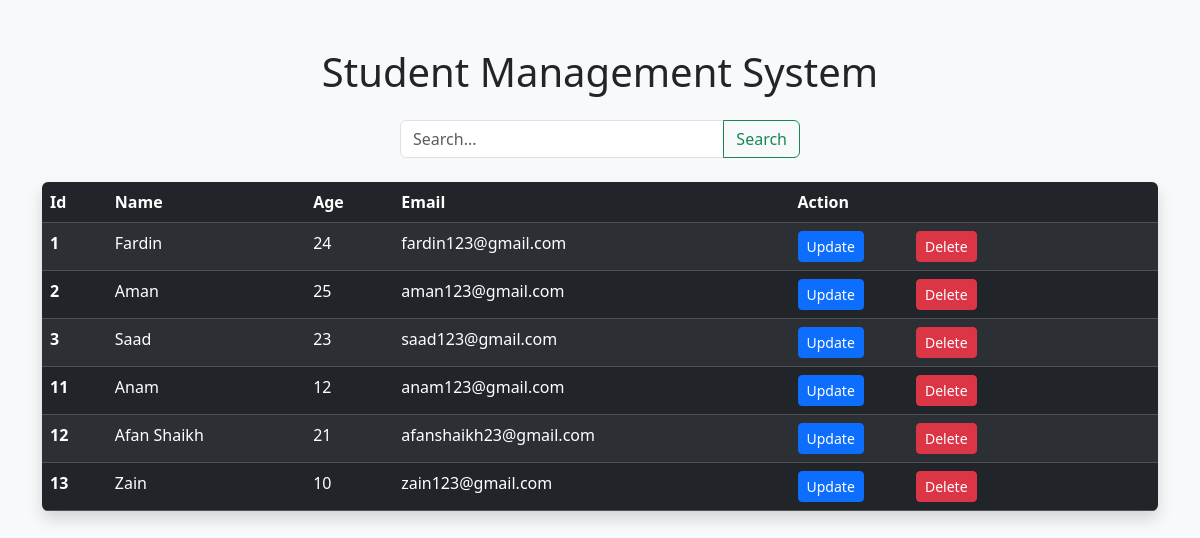
The page /students/ on the database as committed earlier.
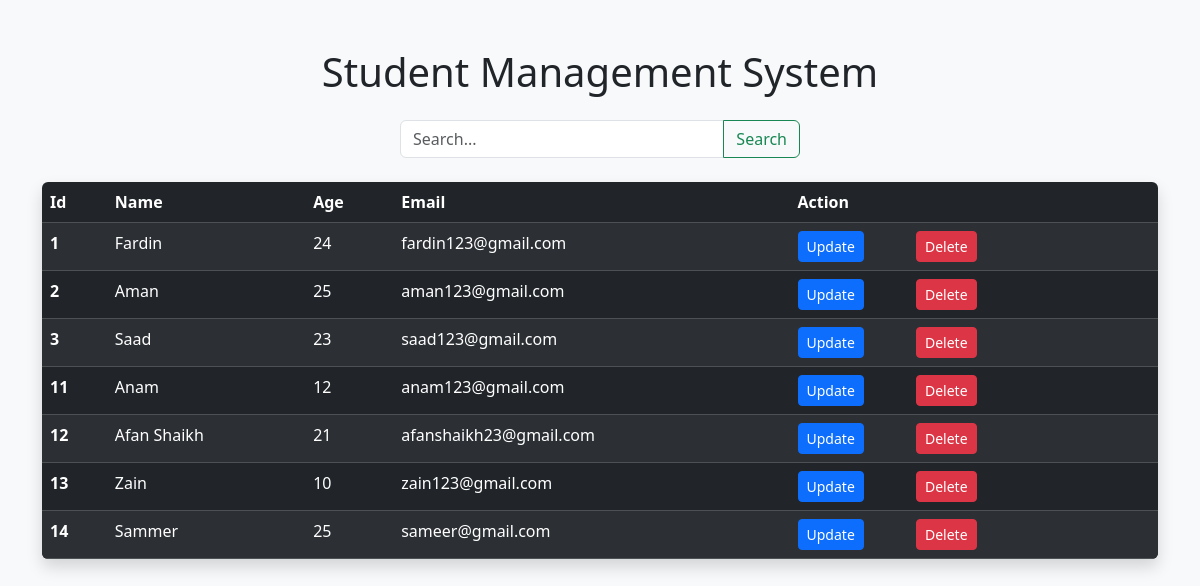
The same page on the database as committed later.
### students/models.py (models this page shows, shortened)
class Student(models.Model):
    name = models.CharField(max_length=100)
    age = models.IntegerField()
    email = models.EmailField()
    class Meta:
        verbose_name_plural = "Students"

### students/views.py (the view, shortened to what this page needs)
# urls.py: path("", views.index, name='index'),
def index(request):
    students = Student.objects.all()
    return render(request, 'index.html', { 'students': students })

### students/templates/index.html (shortened to what this page needs)
 <!doctype html>
<html lang="en">
  <head>
    <link href="https://cdn.jsdelivr.net/npm/bootstrap@5.3.3/dist/css/bootstrap.min.css" rel="stylesheet">
  </head>
  <body class="bg-light">
    <div class="container py-5">
      <h1 class="text-center mb-4">Student Management System</h1>
      <div class="d-flex justify-content-center mb-4">
        <form class="d-flex w-100" style="max-width: 400px;" method="POST">
          <div class="input-group">
            <input type="search" name="search" class="form-control" placeholder="Search..." aria-label="Search">
            <button class="btn btn-outline-success" type="submit">Search</button>
          </div>
        </form>
      </div>
      <div class="table-responsive shadow rounded">
        <table class="table table-dark table-striped table-hover mb-0">
          <thead>
            <tr>
              <th scope="col">Id</th>
              <th scope="col">Name</th>
              <th scope="col">Age</th>
              <th scope="col">Email</th>
              <th scope="col">Action</th>
            </tr>
          </thead>
          <tbody>
            {% for student in students %}
            <tr>
              <th scope="row">{{ student.id }}</th>
              <td>{{ student.name }}</td>
              <td>{{ student.age }}</td>
              <td>{{ student.email }}</td>
              <td>
                <a href="{% url 'update' student.id %}" class="btn btn-sm btn-primary me-5">Update</a>
                <a href="{% url 'delete' student.id %}" class="btn btn-sm btn-danger">Delete</a>
              </td>
            </tr>
            {% empty %}
            <tr>
              <td colspan="5" class="text-center text-muted">No students found</td>
            </tr>
            {% endfor %}
          </tbody>
        </table>
      </div>
    </div>
  </body>
</html>

Rows that differ between the two databases and show on the page:
added Student: id "14", name "Sammer", age "25", email "sameer@gmail.com"
